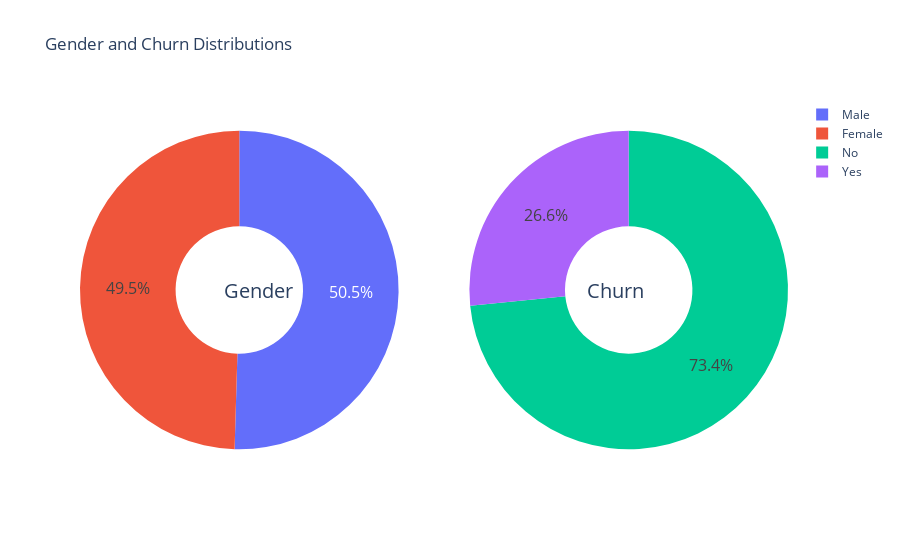

This figure's notebook cell:
### Code cell
g_labels = ['Male', 'Female']
c_labels = ['No', 'Yes']

# 创建 subplots：使用饼图的 domain 样式
fig = make_subplots(rows=1, cols=2, specs=[[{'type':'domain'}, {'type':'domain'}]])
fig.add_trace(go.Pie(labels=g_labels, values=df['gender'].value_counts(), name='Gender'), 1, 1)
fig.add_trace(go.Pie(labels=c_labels, values=df['Churn'].value_counts(), name='Churn'), 1, 2)

# 使用 hole 去创建一个类甜甜圈的图像
fig.update_traces(hole=.4, hoverinfo="label+percent+name", textfont_size=16)

fig.update_layout(
    title_text='Gender and Churn Distributions',
    # 甜甜圈图像内部加注释
    annotations=[dict(text='Gender', x=0.20, y=0.5, font_size=20, showarrow=False),
                 dict(text='Churn', x=0.80, y=0.5, font_size=20, showarrow=False)]
)
fig.show()

### Figure 1 — Plotly figure (JSON) as saved in the notebook; plotly's stock layout.template omitted (floating-point values rounded to 4 significant figures)
{"data": [{"domain": {"x": [0, 0.45], "y": [0, 1]}, "hole": 0.4, "hoverinfo": "label+percent+name", "labels": ["Male", "Female"], "name": "Gender", "textfont": {"size": 16}, "type": "pie", "values": [3549, 3483]}, {"domain": {"x": [0.55, 1], "y": [0, 1]}, "hole": 0.4, "hoverinfo": "label+percent+name", "labels": ["No", "Yes"], "name": "Churn", "textfont": {"size": 16}, "type": "pie", "values": [5163, 1869]}], "layout": {"annotations": [{"font": {"size": 20}, "showarrow": false, "text": "Gender", "x": 0.2, "y": 0.5}, {"font": {"size": 20}, "showarrow": false, "text": "Churn", "x": 0.8, "y": 0.5}], "title": {"text": "Gender and Churn Distributions"}}}
